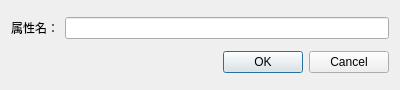
<?xml version="1.0" encoding="UTF-8"?>
<ui version="4.0">
 <class>ProPertyNameDlg</class>
 <widget class="QDialog" name="ProPertyNameDlg">
  <property name="geometry">
   <rect>
    <x>0</x>
    <y>0</y>
    <width>400</width>
    <height>90</height>
   </rect>
  </property>
  <property name="windowTitle">
   <string>Dialog</string>
  </property>
  <layout class="QVBoxLayout" name="verticalLayout">
   <item>
    <layout class="QHBoxLayout" name="horizontalLayout">
     <item>
      <widget class="QLabel" name="propertyNameLabel">
       <property name="text">
        <string>属性名：</string>
       </property>
       <property name="buddy">
        <cstring>propertyNaeLineEdit</cstring>
       </property>
      </widget>
     </item>
     <item>
      <widget class="QLineEdit" name="propertyNaeLineEdit"/>
     </item>
    </layout>
   </item>
   <item>
    <widget class="QDialogButtonBox" name="buttonBox">
     <property name="orientation">
      <enum>Qt::Horizontal</enum>
     </property>
     <property name="standardButtons">
      <set>QDialogButtonBox::Cancel|QDialogButtonBox::Ok</set>
     </property>
    </widget>
   </item>
  </layout>
 </widget>
 <resources/>
 <connections>
  <connection>
   <sender>buttonBox</sender>
   <signal>accepted()</signal>
   <receiver>ProPertyNameDlg</receiver>
   <slot>accept()</slot>
   <hints>
    <hint type="sourcelabel">
     <x>248</x>
     <y>254</y>
    </hint>
    <hint type="destinationlabel">
     <x>157</x>
     <y>274</y>
    </hint>
   </hints>
  </connection>
  <connection>
   <sender>buttonBox</sender>
   <signal>rejected()</signal>
   <receiver>ProPertyNameDlg</receiver>
   <slot>reject()</slot>
   <hints>
    <hint type="sourcelabel">
     <x>316</x>
     <y>260</y>
    </hint>
    <hint type="destinationlabel">
     <x>286</x>
     <y>274</y>
    </hint>
   </hints>
  </connection>
 </connections>
</ui>
